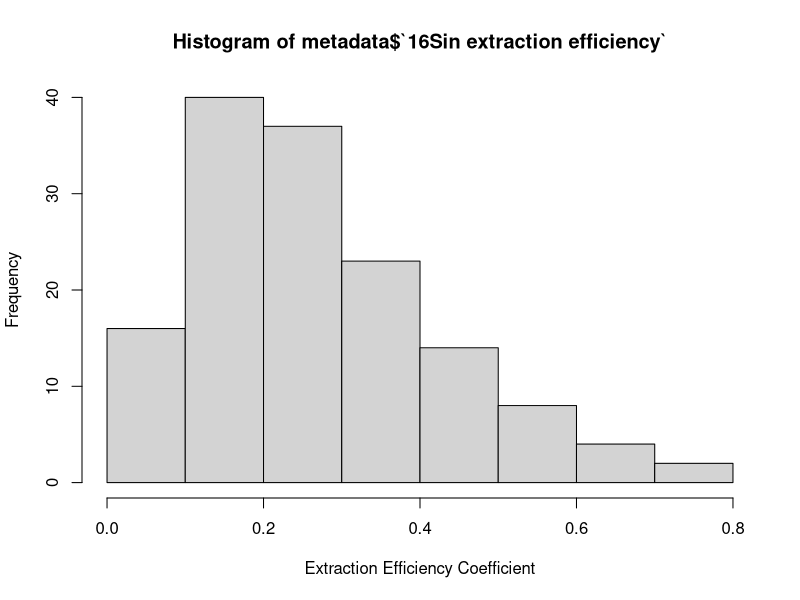
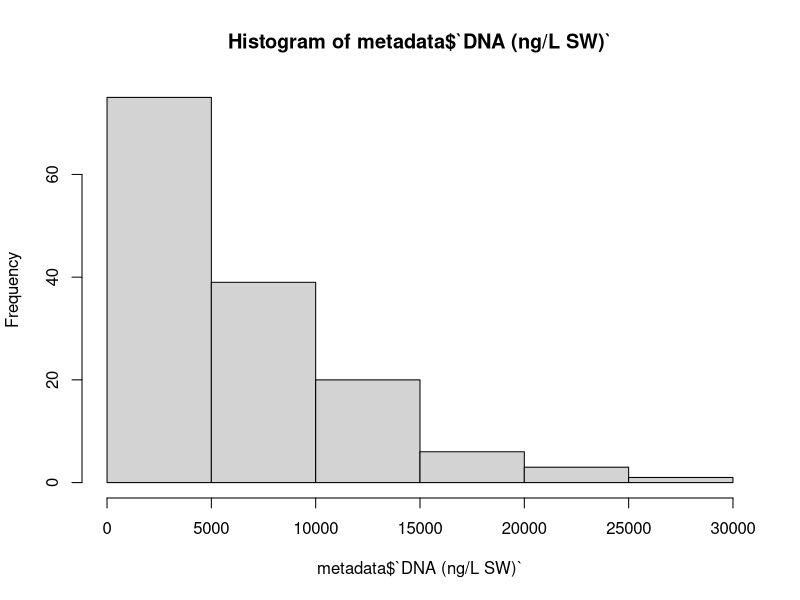
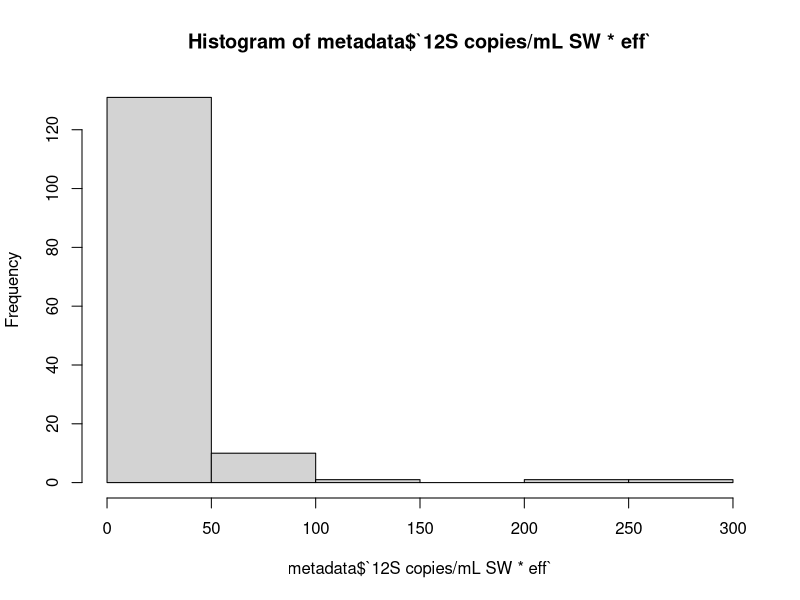
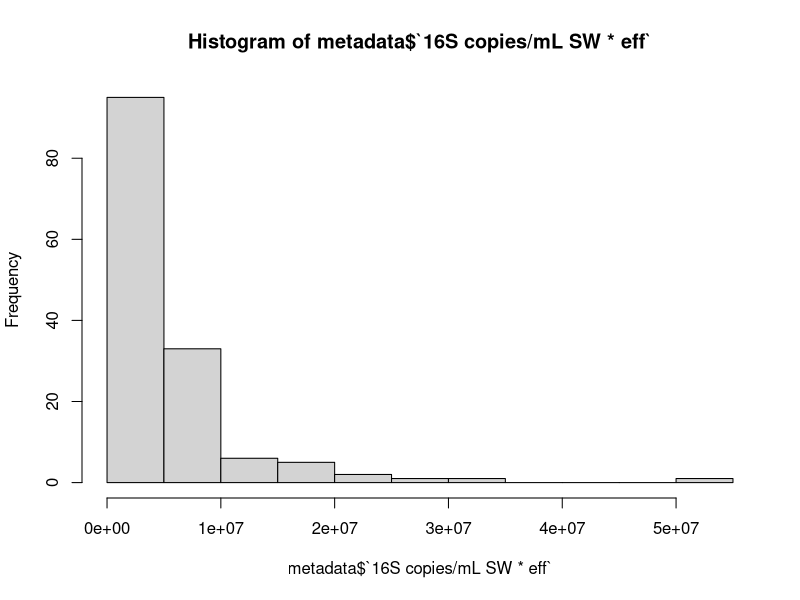
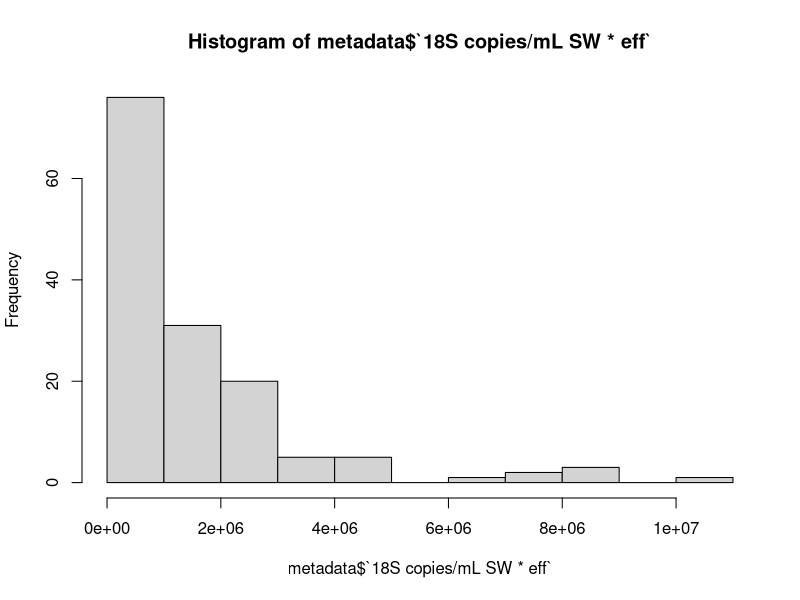
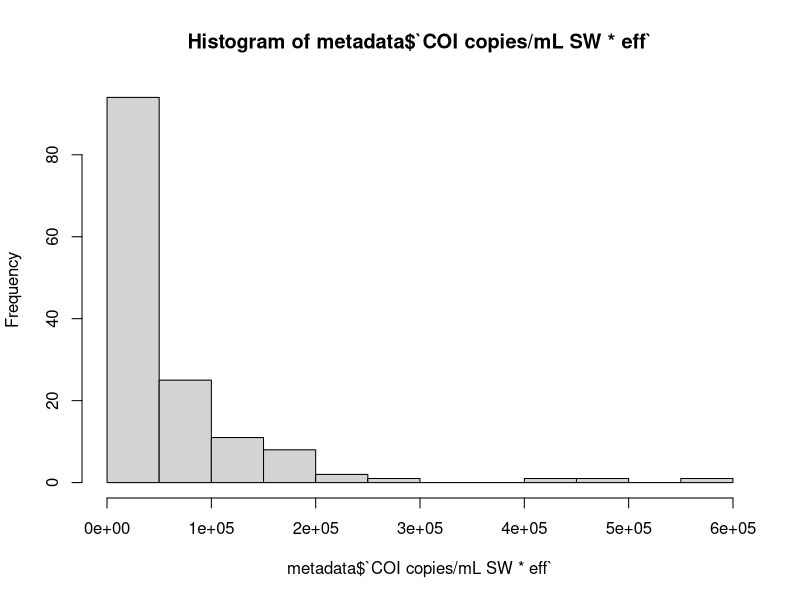

Generate these figures, in order, with R:
library(tidyverse)
library(lubridate)
library(ggpubr)      # For data checks
library(GGally)      # For data checks

###################
### Data + metadata import, tidy, and format
###################
metadata <-  read_tsv("data/metadata_and_qPCR.txt")

# remove empty rows
if (all(is.na(tail(metadata, 1)))) {
  metadata <- metadata %>%
    slice(-n())
}

# Convert columns' data types accordingly and add rxn volumes
metadata <- metadata %>%
  mutate(across(c(latitude, longitude, `18S_DADA2_reads`, `18S_spike_main_ASV`, 
                  `16S_DADA2_reads`, `16S_spike_main_ASV`, `12S_DADA2_reads`), 
                ~ as.numeric(na_if(as.character(.), "N/A"))),
         Location = factor(Location, levels = c("Cooler blank 1",
                                               "Cooler blank 2",
                                               "Sackville River", 
                                               "DRDC barge", 
                                               "McKay bridge", 
                                               "Tufts Cove",
                                               "McNabs Island")),
         Date = ymd(Date),
         uL_per_qPCR_reaction = 5,
         uL_per_PCR_reaction = 2
  )
         


###################################################################################################
##      Gene quantities calculations
###################################################################################################
###################
### 16Sin qPCR calculated Extraction Efficiencies
###################
# Extr. efficiency coefficient = (16Sin_qPCRquantity for 5uL <- dilution <- elution vol) / spikes added
metadata <- metadata %>% 
  mutate(`16Sin extraction efficiency` = ((`16Sin_qPCR_quantity` / COI_16S_18S_qPCR_dilutions ) /   
           uL_per_qPCR_reaction * 
           elution_volume) / 
           `16S_spike_copies`
  )

# Check the data
hist(metadata$`16Sin extraction efficiency`, xlab = "Extraction Efficiency Coefficient")


###################
### Nanodrop DNA concentration method
###################
# [DNA] <- Elution volume <- Volume filtered = [DNA] in SW
metadata <- metadata %>% 
  mutate(`DNA (ng/L SW)` = (nanodrop_dna * elution_volume)   # DNA ng per filter
         / `Volume filtered (ml SW)` * 1000)                       # DNA ng / L Seawater

# Data check
hist(metadata$`DNA (ng/L SW)`)


#doubtful of bellow
#BBT_data <- BBT_data %>% 
#  mutate(`dna_per_L_SW_with_efficiencies` = `dna (ng/L SW)` * 1 / `16Sin extraction efficiency`)  #factoring in extraction efficiency
#hist(BBT_data$`dna_per_L_SW_with_efficiencies`)


###################
### qPCR gene counts method
###################

# qPCR quantities <- tmpl vol <- dilution <- Vol filt
### WITHOUT EXTRACTION EFFICIENCIES ###
metadata <- metadata %>% 
  mutate(`12S copies/mL SW` = (`12S_qPCR_quantity` / `12S_dilutions`) /   # gene copies per 5 uL considering tmpl dilution
           uL_per_qPCR_reaction *                                                 # copies per uL
           elution_volume /                                                       # copies on filter
           `Volume filtered (ml SW)`,                                                    # copies / mL of SW
         
         `16S copies/mL SW` = (`16S_qPCR_quantity` / COI_16S_18S_qPCR_dilutions) /   # gene copies per 5 uL considering tmpl dilution
           uL_per_qPCR_reaction *                                                 # copies per uL
           elution_volume /                                                       # copies on filter
           `Volume filtered (ml SW)`,                                                    # copies / mL of SW
         
         `18S copies/mL SW` = (`18S_qPCR_quantity` / COI_16S_18S_qPCR_dilutions) /   # gene copies per 5 uL considering tmpl dilution
           uL_per_qPCR_reaction *                                                 # copies per uL
           elution_volume /                                                       # copies on filter
           `Volume filtered (ml SW)`,                                                    # copies / mL of SW
         
         `COI copies/mL SW` = (`COI_qPCR_quantity` / COI_16S_18S_qPCR_dilutions) /   # gene copies per 5 uL considering tmpl dilution
           uL_per_qPCR_reaction *                                                 # copies per uL
           elution_volume /                                                       # copies on filter
           `Volume filtered (ml SW)`                                                    # copies / mL of SW
  )


# qPCR quantities <- tmpl vol <- dilution <- extr. eff. <- Vol filt
### WITH EXTRACTION EFFICIENCIES ###
metadata <- metadata %>% 
  mutate(`12S copies/mL SW * eff` = (`12S_qPCR_quantity` / `12S_dilutions`) /   # gene copies per 5 uL considering tmpl dilution
           uL_per_qPCR_reaction *                                                 # copies per uL
           elution_volume *                                                       # copies on filter
           1/`16Sin extraction efficiency` /                                      # still copies on filter (factoring: efficiency of extracting spike DNA)
           `Volume filtered (ml SW)`,                                                    # copies / mL of SW
         
         `16S copies/mL SW * eff` = (`16S_qPCR_quantity` / COI_16S_18S_qPCR_dilutions) /   # gene copies per 5 uL considering tmpl dilution
           uL_per_qPCR_reaction *                                                 # copies per uL
           elution_volume *                                                       # copies on filter
           1/`16Sin extraction efficiency` /                                      # still copies on filter (factoring: efficiency of extracting spike DNA)
           `Volume filtered (ml SW)`,                                                    # copies / mL of SW
         
         `18S copies/mL SW * eff` = (`18S_qPCR_quantity` / COI_16S_18S_qPCR_dilutions) /   # gene copies per 5 uL considering tmpl dilution
           uL_per_qPCR_reaction *                                                 # copies per uL
           elution_volume *                                                       # copies on filter
           1/`16Sin extraction efficiency` /                                      # still copies on filter (factoring: efficiency of extracting spike DNA)
           `Volume filtered (ml SW)`,                                                    # copies / mL of SW
         
         `COI copies/mL SW * eff` = (`COI_qPCR_quantity` / COI_16S_18S_qPCR_dilutions) /   # gene copies per 5 uL considering tmpl dilution
           uL_per_qPCR_reaction *                                                 # copies per uL
           elution_volume *                                                       # copies on filter
           1/`16Sin extraction efficiency` /                                      # still copies on filter (factoring: efficiency of extracting spike DNA)
           `Volume filtered (ml SW)`                                                    # copies / mL of SW
  )


# Check the data
hist(metadata$`12S copies/mL SW * eff`)
hist(metadata$`16S copies/mL SW * eff`)
hist(metadata$`18S copies/mL SW * eff`)
hist(metadata$`COI copies/mL SW * eff`)



###################
### ASV sequence counts method
###################

# Simplest
metadata <- metadata %>% 
  mutate(`16S_spike_ratios` = (`16S_spike_main_ASV` / `16S_DADA2_reads`), # Spike to total reads ratios
         
         `18S_spike_ratios` = (`18S_spike_main_ASV` / `18S_DADA2_reads`), # Spike to total reads ratios
         
         `16S_quant_reads` = (`16S_DADA2_reads` * `16S_spike_copies` /
                                          `16S_spike_main_ASV`),          # Spike corrected read counts
         
         `18S_quant_reads` = (`18S_DADA2_reads` * `18S_spike_copies` /
                                          `18S_spike_main_ASV`),          # Spike corrected read counts
         )


# Spike ASV counts <- total read counts <- ratio * Other ASV reads <- Extr. eff. <- volume filtered

metadata <- metadata %>% 
  mutate(`16S seq/mL SW` = (`16S_spike_copies` * `16S_DADA2_reads` /
                              `16S_spike_main_ASV`) *                # Spike corrected read counts
           1/`16Sin extraction efficiency` /                             # Extr. eff. corrected read counts             
           COI_16S_18S_PCR_dilutions /                                   # Considering PCR template dilutions
           `Volume filtered (ml SW)`,                                           # Seqs per mL seawater
         
          `18S seq/mL SW` = (`18S_spike_copies` * `18S_DADA2_reads` /
                                   `18S_spike_main_ASV`) *                # Spike corrected read counts
            1/`16Sin extraction efficiency` /                             # Extr. eff. corrected read counts             
            COI_16S_18S_PCR_dilutions /                                   # Considering PCR template dilutions
           `Volume filtered (ml SW)` ,                                            # Seqs per mL seawater

### Think here, should I consider PCR tmpl dilutions and equimolar pooling at Seq library prep??? ###
  )


write_csv(metadata, "data/metadata_qPCR_calculated.csv")


